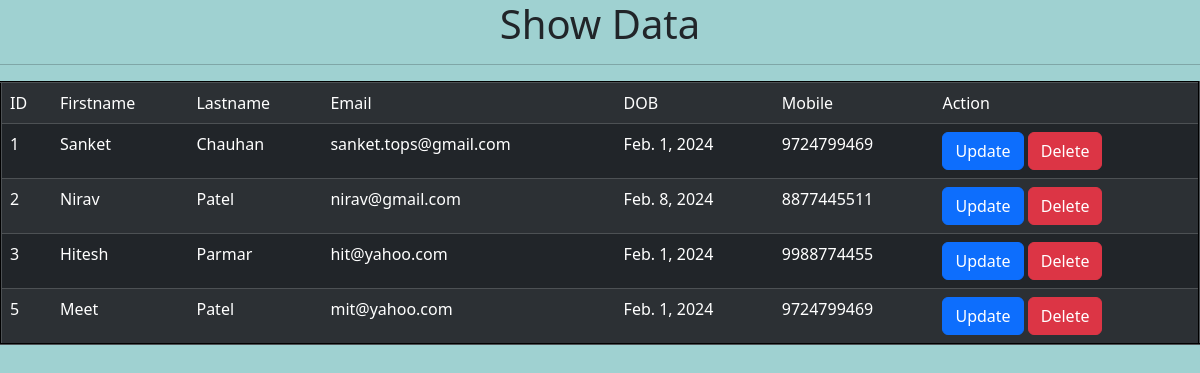
/showdata/, run on an earlier commit of the app's database.
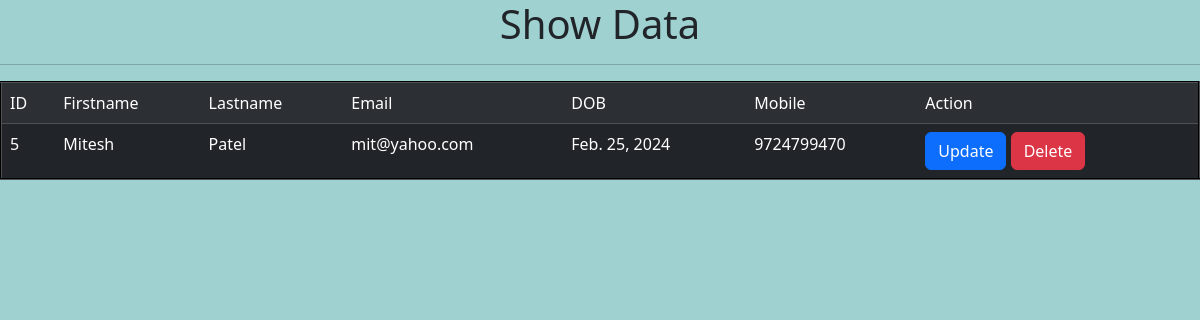
And on a later commit of the database.
### myapp/models.py (models this page shows)
class studinfo(models.Model):
    firstname=models.CharField(max_length=20)
    lastname=models.CharField(max_length=20)
    email=models.EmailField()
    dob=models.DateField()
    mobile=models.BigIntegerField()

### myapp/views.py (the view)
# urls.py: path('showdata/',views.showdata,name='showdata'),
def showdata(request):
    stdata=studinfo.objects.all()
    return render(request,'showdata.html',{'stdata':stdata})

### myapp/templates/showdata.html (shortened to what this page needs)
<!DOCTYPE html>
<html lang="en">
<head>
    <link href="https://cdn.jsdelivr.net/npm/bootstrap@5.3.2/dist/css/bootstrap.min.css" rel="stylesheet"
>
</head>
<body style="background-color: rgb(159, 209, 209);">
    <center>
        <h1>Show Data</h1>
    </center>
    <hr>
    <table class="table table-dark table-striped" align="center" border="2">
        <tr>
            <td>ID</td>
            <td>Firstname</td>
            <td>Lastname</td>
            <td>Email</td>
            <td>DOB</td>
            <td>Mobile</td>
            <td>Action</td>
        </tr>
        {% for i in stdata %}
        <tr>
            <td>{{i.id}}</td>
            <td>{{i.firstname}}</td>
            <td>{{i.lastname}}</td>
            <td>{{i.email}}</td>
            <td>{{i.dob}}</td>
            <td>{{i.mobile}}</td>
            <td><a class="btn btn-primary" href="/updatedata/{{i.id}}" >Update</a>
            <a class="btn btn-danger" href="/deletedata/{{i.id}}" >Delete</a></td>
        </tr>
        {% endfor %}
    </table>
</body>
</html>

What changed in the data, as far as the page shows it:
removed studinfo: id "1", firstname "Sanket", lastname "Chauhan", email "sanket.tops@gmail.com", dob "Feb. 1, 2024", mobile "9724799469"
removed studinfo: id "2", firstname "Nirav", lastname "Patel", email "nirav@gmail.com", dob "Feb. 8, 2024", mobile "8877445511"
removed studinfo: id "3", firstname "Hitesh", lastname "Parmar", email "hit@yahoo.com", dob "Feb. 1, 2024", mobile "9988774455"
changed studinfo "Patel": firstname "Meet" → "Mitesh"; dob "Feb. 1, 2024" → "Feb. 25, 2024"; mobile "9724799469" → "9724799470"
